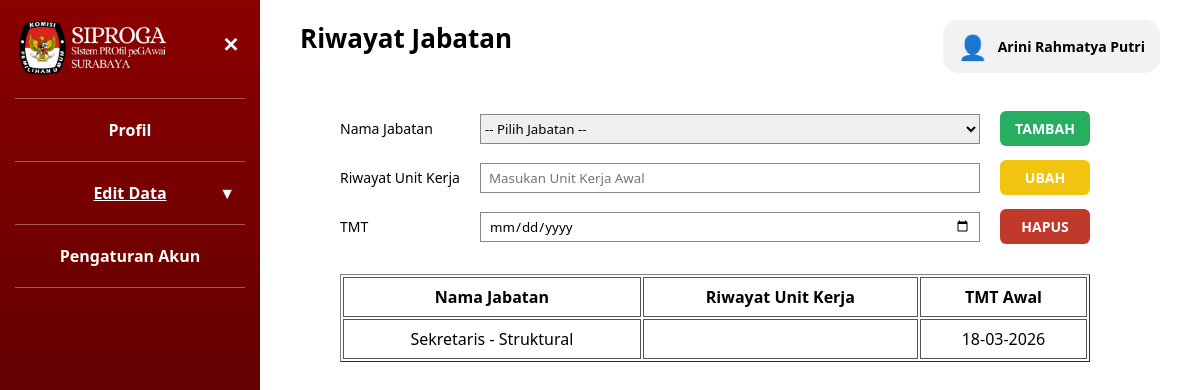
The page /pegawai/Edit_Riwayat_Jabatan_User.php (signed in) on the database its author committed.
### tables this page shows
CREATE TABLE `pegawai` (
  `nip` char(18) NOT NULL,
  `nama_pegawai` varchar(250) NOT NULL,
  `tempat_lahir` varchar(100) NOT NULL,
  `tanggal_lahir` date NOT NULL,
  `alamat` varchar(100) NOT NULL,
  `tmt_cpns` date DEFAULT NULL,
  `tmt_pns` date DEFAULT NULL,
  `no_telp` varchar(15) NOT NULL,
  `created_at` timestamp NOT NULL DEFAULT CURRENT_TIMESTAMP,
  `updated_at` timestamp NOT NULL DEFAULT CURRENT_TIMESTAMP ON UPDATE CURRENT_TIMESTAMP,
  `id_jenis_kelamin` int UNSIGNED NOT NULL,
  `id_agama` int UNSIGNED NOT NULL,
  `id_status_perkawinan` int UNSIGNED NOT NULL,
  `id_gol` int UNSIGNED NOT NULL,
  `id_unit_kerja` int UNSIGNED NOT NULL,
  `foto` varchar(50) NOT NULL,
  `tipe_karyawan` varchar(10) NOT NULL,
  `instansi` varchar(50) NOT NULL
);

CREATE TABLE `riwayat_jabatan` (
  `id_riwayat_jabatan` int UNSIGNED NOT NULL,
  `nip` char(18) NOT NULL,
  `id_jabatan` int UNSIGNED NOT NULL,
  `id_unit_kerja` int UNSIGNED NOT NULL,
  `tmt_jabatan` date NOT NULL,
  `unit_kerja` varchar(100) NOT NULL
);

CREATE TABLE `master_jabatan` (
  `id_jabatan` int UNSIGNED NOT NULL,
  `nama_jabatan` varchar(100) NOT NULL,
  `jenis_jabatan` varchar(100) NOT NULL,
  `keterangan` varchar(100) DEFAULT NULL
);

### pegawai/Edit_Riwayat_Jabatan_User.php (the view, shortened to what this page needs)
<?php
include '../config/koneksi.php';
$nip = $_SESSION['nip'];
$query = mysqli_query($conn,"SELECT * FROM pegawai WHERE nip='$nip'");
$data = mysqli_fetch_assoc($query);
?>
<!DOCTYPE html>
<html lang="id">
<head>
    <link rel="stylesheet" href="../assets/style_edit.css">
    <link rel="stylesheet" href="../assets/style_tab.css">
</head>
<body class="role-user">
<aside class="sidebar-edit">
    <div class="logo_siproga">
      <img src="../auth/Logo_Siproga.png">
      <button class="tombol-menu" id="tombolMenu">✕</button>
    </div>
      <hr class="garis-menu" />
      <a href="Identitas_User.php" class="item-menu">Profil</a>
      <hr class="garis-menu" />
      <div class="item-menu aktif" id="menuEditData">
        Edit Data
        <span class="panah-menu" id="panahEditData">▼</span>
    </div>
    <hr class="garis-menu" />
    <a href="Pengaturan_Akun_User.php" class="item-menu">Pengaturan Akun</a>
      <hr class="garis-menu" />
    </aside>
<main class="konten">
    <h2>Riwayat Jabatan</h2>
     <div class="user-profile" id="userProfile">
        <div class="user-info">
            <div class="user-icon">👤</div>
            <div class="user-text">
            <div class="user-name">
            <?= $data['nama_pegawai'] ?>
            </div>
            </div>
        </div>
        </div>
      <div class="bagian-identitas">
        <div class="form-edit">
        <form method="POST" id="formUpload">
            <div class="baris-form" style="grid-template-columns:120px 500px 120px;">
                <label>Nama Jabatan</label>
                <select name="id_jabatan" style="height:30px; border:1px solid #888;">
                <option value="">-- Pilih Jabatan --</option>
                </select>
                <button type="button" onclick="klikTambah()" class="tombol-tambah btn-kecil">
                TAMBAH
                </button>
            </div>
            <div class="baris-form" style="grid-template-columns:120px 500px 120px;">
                <label>Riwayat Unit Kerja</label>
                <input type="text" name="unit_kerja" placeholder="Masukan Unit Kerja Awal">
                <div class="aksi-vertikal">
                <button type="button" onclick="klikUbahBeda('id_riwayat_jabatan')" class="tombol-ubah btn-kecil">
                    UBAH
                    </button>
                </div>
            </div>
            <div class="baris-form" style="grid-template-columns:120px 500px 120px;">
                <label>TMT</label>
                <input type="date" name="tmt_jabatan">
                <div class="aksi-vertikal">
                    <button type="button" onclick="klikHapus('id_riwayat_jabatan')" class="tombol-hapus btn-kecil">
                    HAPUS
                    </button>
                </div>
            </div>
            </form>
            <table class="tabel-riwayat" border="1" cellpadding="5">
            <thead>
            <tr>
            <th>Nama Jabatan</th>
            <th>Riwayat Unit Kerja</th>
            <th>TMT Awal</th>
            </tr>
            </thead>
            <tbody>
            <?php
            $data = mysqli_query($conn,"
            SELECT rg.*, mg.jenis_jabatan, mg.nama_jabatan
            FROM riwayat_jabatan rg
            JOIN master_jabatan mg ON rg.id_jabatan = mg.id_jabatan
            WHERE rg.nip='$nip'
            ORDER BY rg.tmt_jabatan DESC
            ");
            while($row = mysqli_fetch_assoc($data)){
                echo "<tr onclick=\"pilihData('".$row['id_riwayat_jabatan']."','".$row['id_jabatan']."','".$row['tmt_jabatan']."','".$row['unit_kerja']."')\">
                <td>".$row['jenis_jabatan']." - ".$row['nama_jabatan']."</td>
                <td>".$row['unit_kerja']."</td>
                <td>".date('d-m-Y', strtotime($row['tmt_jabatan']))."</td>
                </tr>";
                }
            ?>
            </tbody>
            </table>
            </div>
        </div>
</main>
</body>
</html>

### assets/style_edit.css (style rules this page uses)
.sidebar-edit { width: 260px; background: linear-gradient(to bottom, #8b0000, #3b0000); color: #fff; padding: 20px 15px; min-height: 100vh; }
.form-edit { max-width: 1000px; margin-top: 30px; }
.sidebar-edit .item-menu { display: block; padding: 8px 5px; font-weight: bold; text-align: center; cursor: pointer; color: #fff !important; text-decoration: none; }
.bagian-identitas { display: flex; align-items: flex-start; justify-content:center; gap: 60px; margin-top: 20px; }
.sidebar-edit .item-menu.aktif { text-decoration: underline; }
.tabel-riwayat tr { cursor:pointer; }
.tabel-riwayat { width:800px; margin-top:30px; }

### assets/style_tab.css (style rules this page uses)
* { box-sizing: border-box; font-family: "Segoe UI", Tahoma, sans-serif; }
body { margin: 0; min-height: 100vh; display: flex; background: #ffffff; }
.tombol-menu { background: none; border: none; color: #fff; font-size: 22px; cursor: pointer; font-weight: bold;font-weight: bold; }
.garis-menu { border: none; border-top: 1px solid rgba(255,255,255,0.35); margin: 12px 0; }
.item-menu { display: block; padding: 8px 5px; cursor: pointer; font-weight: bold; text-align: center; position: relative; }
.item-menu.aktif { text-decoration: underline; }
.panah-menu { position: absolute; right: 10px; top: 50%; transform: translateY(-50%); }
.konten { flex: 1; padding: 20px 40px 30px; position: relative; }
.konten h2 { margin: 0 0 25px; font-size: 26px; }
.baris-form { display: grid; grid-template-columns: 240px 1fr; align-items: center; margin-bottom: 14px; column-gap: 20px; }
.baris-form label { font-size: 14px; }
.baris-form input, .baris-form textarea { height: 30px; border: 1px solid #888; padding: 4px 8px; width: 100%; box-sizing: border-box; font-family: inherit; }
.tombol-ubah { background: #f1c40f; color: #fff; border: none; padding: 8px 22px; border-radius: 5px; font-weight: bold; cursor: pointer; }
.tombol-hapus { background: #c0392b; color: #fff; border: none; padding: 8px 22px; border-radius: 5px; font-weight: bold; cursor: pointer; text-decoration: none; }
.tombol-tambah { background: #27ae60; color: #fff; border: none; padding: 8px 22px; border-radius: 5px; font-weight: bold; cursor: pointer; }
.aksi-vertikal { display: flex; flex-direction: column; gap: 10px; }
.tabel-riwayat { width: 750px; max-width: 100%; margin-top: 30px; }
.tabel-riwayat th, .tabel-riwayat td { border: 0.8px solid #555; padding: 8px; text-align: center; }
.btn-kecil { width: 90px; padding: 8px 0; font-size: 14px; border-radius: 6px; }
.user-profile { position: absolute; top: 20px; right: 40px; cursor: pointer; z-index: 9999; }
.user-info { display: flex; align-items: center; gap: 10px; background: #f2f2f2; padding: 10px 15px; border-radius: 15px; }
.user-icon { font-size: 24px; }
.user-name { font-weight: bold; font-size: 14px; }
.logo_siproga { display: flex; align-items: flex-start; position: relative; }
.logo_siproga img { width: 170px; height: auto; padding-right: 12px; display: block; margin-bottom: 10px; }
.tombol-menu { font-size: 20px; background: none; border: none; color: white; cursor: pointer; position: absolute; right: 0px; top: 10px; }

### pegawai/Notifikasi_Logout.php (style rules this page uses)
.user-profile { position: absolute; top: 20px; right: 40px; cursor: pointer; z-index: 9999; }
.user-info { display: flex; align-items: center; gap: 10px; background: #f2f2f2; padding: 10px 15px; border-radius: 15px; }
.user-icon { font-size: 24px; }
.user-name { font-weight: bold; font-size: 14px; }

### rows shown on the page
pegawai: nama_pegawai "Arini Rahmatya Putri"
riwayat_jabatan: id_jabatan.jenis_jabatan "Sekretaris", id_jabatan.nama_jabatan "Struktural", tmt_jabatan "18-03-2026"
